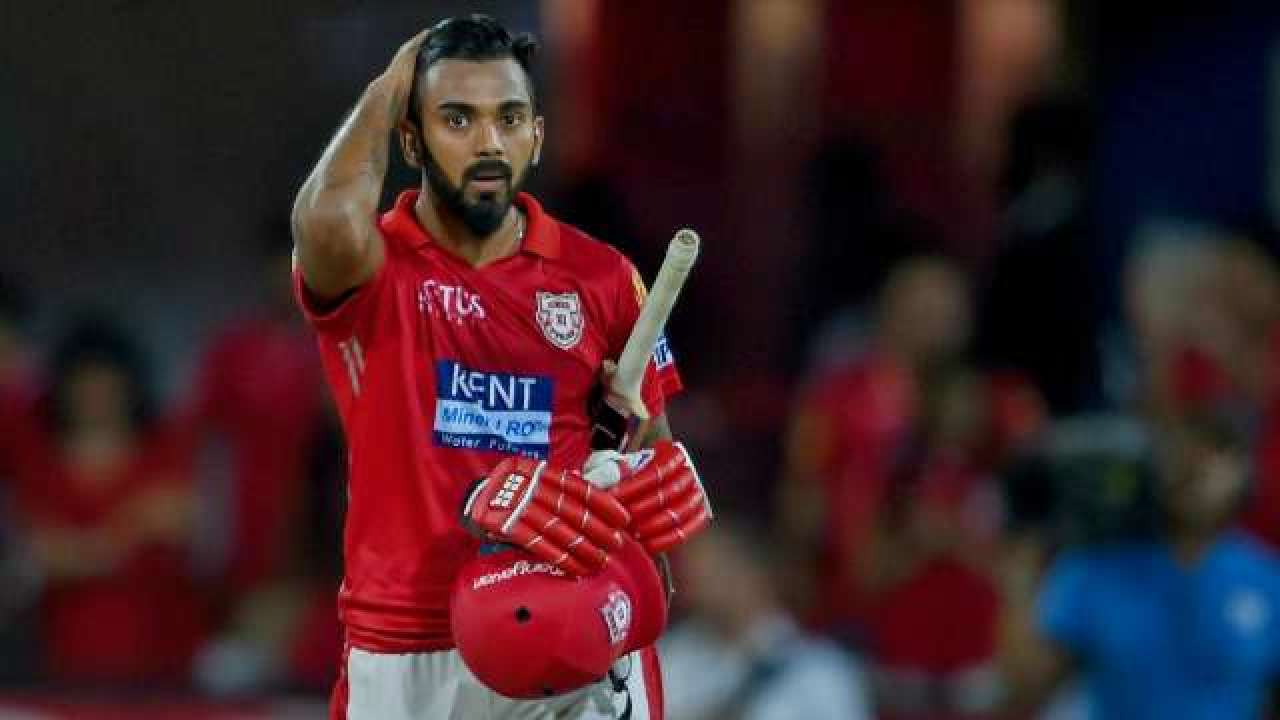
#> input picture Week 5/data/kl_rahul.jpg, 1280 x 720 px
$ jupyter execute 'Basic Image Processing.ipynb'
#> lines starting #> are read from the running program, lines starting #| are printed output that depends on the picture; after the words box and inside, x2 and y2 are one past the last pixel; in counts of white or black regions, pixels touching at a corner belong together
# Basic Image processing

[cell 1]
# loading libraries
import numpy as np
import cv2
import matplotlib.pyplot as plt

# setting size of the plot
plt.rcParams['figure.figsize'] = (12, 8)

[cell 2]
# loading the image
img = cv2.imread('data/kl_rahul.jpg')
#> img is the input picture: shape (720, 1280, 3); mean B, G, R 40.1, 34.5, 62.4

img_rgb = cv2.cvtColor(img,cv2.COLOR_BGR2RGB) # since it is read as BGR, converting to RGB
plt.imshow(img_rgb)
plt.title('THe Class - KL Rahul' )
plt.axis('off')

[cell 3]
def plot_2_images(image1,image2,label1,label2):
    fig,ax = plt.subplots(1,2)
    ax[0].imshow(image1)
    ax[1].imshow(image2)
    ax[0].axis('off')
    ax[1].axis('off')
    ax[0].set_title(label1)
    ax[1].set_title(label2)

[cell 4]
def shift_hsv_img(img,channel,change):
    temp = np.copy(img)
    if change > 0:
        temp[:,:,channel] = temp[:,:,channel] + temp[:,:,channel]*change
    else:
        temp[:,:,channel] =temp[:,:,channel] -  temp[:,:,channel]*np.abs(change)

    if channel == 0:
        temp = np.clip(temp,0,179)
    else:
        temp = np.clip(temp,0,255)

    return cv2.cvtColor(temp,cv2.COLOR_HSV2RGB)

# Brightness

[cell 5]
# for changing brightness, we will use HSV instead of RGB
img_hsv = cv2.cvtColor(img_rgb,cv2.COLOR_RGB2HSV)
#> img_hsv: shape (720, 1280, 3); mean H, S, V 97.5, 147.2, 71.6

# change the values of the third channel - Value.
bright_inc = shift_hsv_img(img_hsv,2,0.2) # increase by 20%
#> in shift_hsv_img, `temp[:,:,channel] = temp[:,:,channel] + temp[:,:,channel]*change`: temp: shape (720, 1280, 3); mean H, S, V 97.5, 147.2, 84.1
bright_dec = shift_hsv_img(img_hsv,2,-0.2) # decrease by 20%
#> call 2 of shift_hsv_img, with channel = 2, change = -0.2
#> in shift_hsv_img (call 2), `temp[:,:,channel] =temp[:,:,channel] -  temp[:,:,channel]*np.abs(change)`: temp: shape (720, 1280, 3); mean H, S, V 97.5, 147.2, 56.9
#> in shift_hsv_img (call 2), `return cv2.cvtColor(temp,cv2.COLOR_HSV2RGB)`:
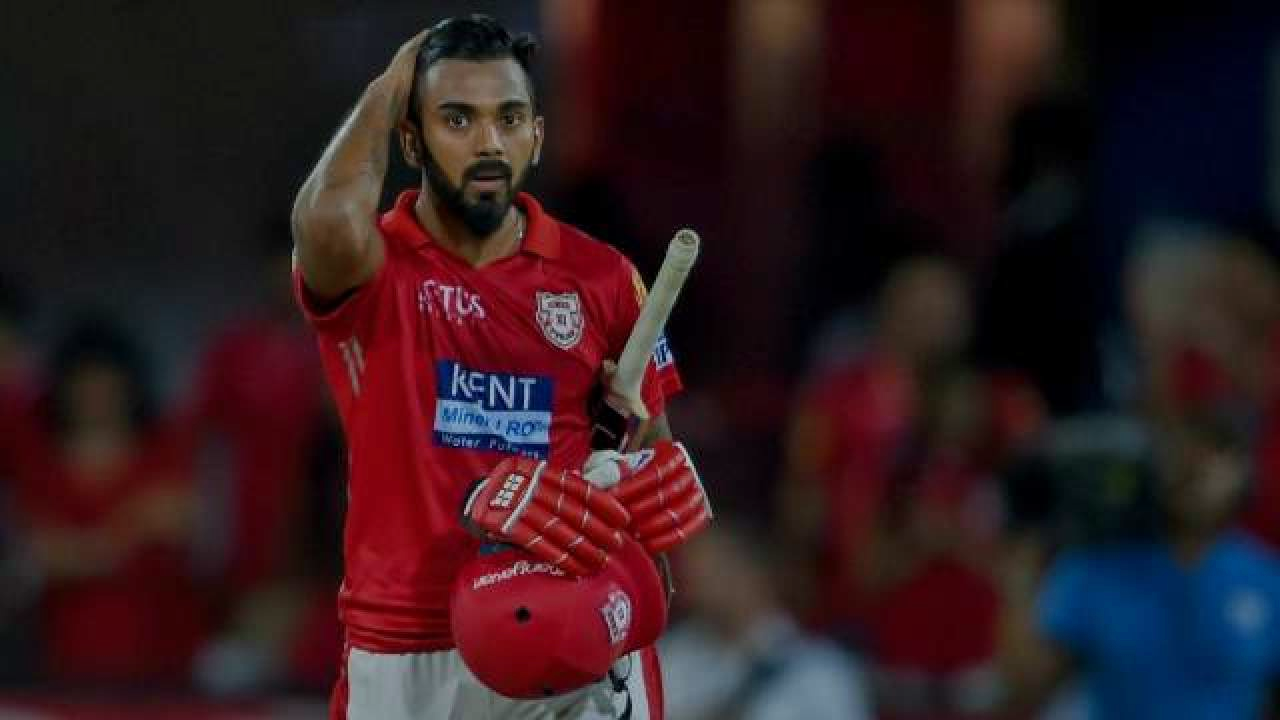
#> returned value: shape (720, 1280, 3); mean R, G, B 49.4, 27, 31.5

plot_2_images(bright_inc,bright_dec,'Increaed brightness','Dec brightness')
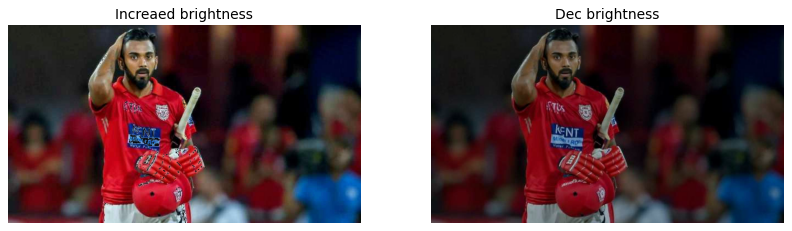
#> figure drawn by matplotlib, 2 panels

# Histogram equalization

[cell 6]
img_grey = cv2.cvtColor(img_rgb,cv2.COLOR_RGB2GRAY)
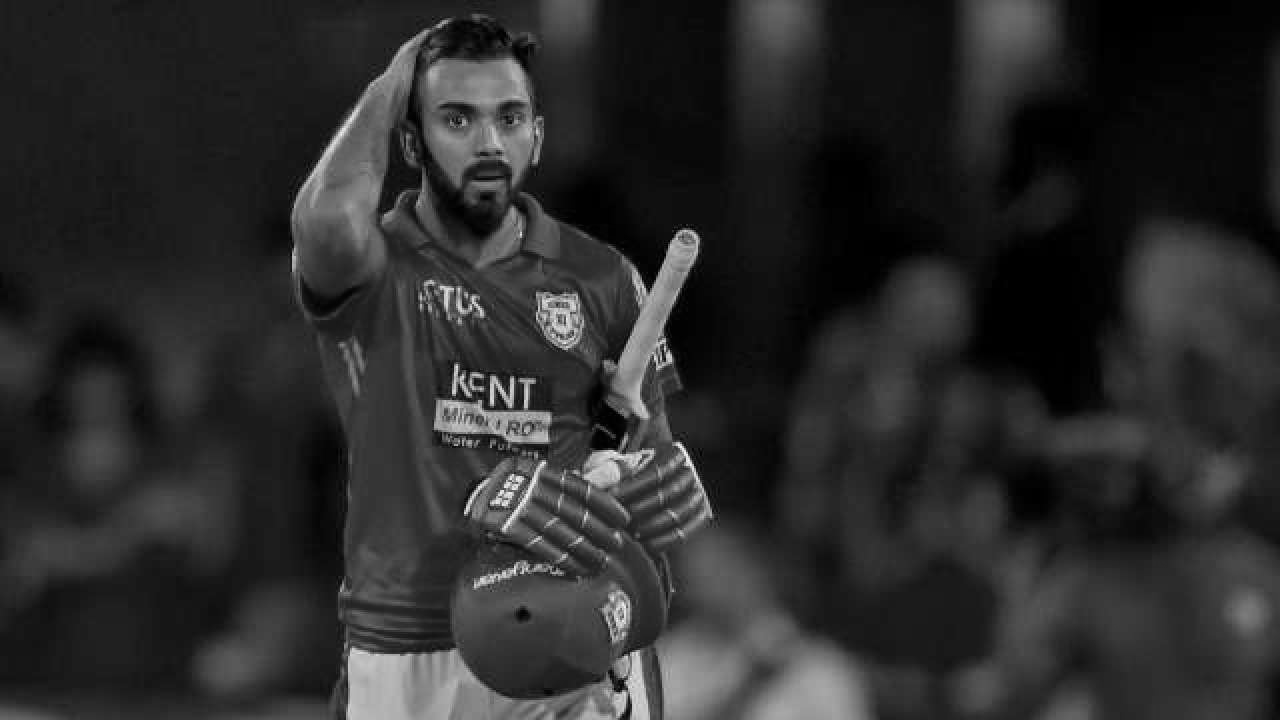
#> img_grey: shape (720, 1280); min 0, max 253, mean 43.4
hist_eq = cv2.equalizeHist(img_grey)
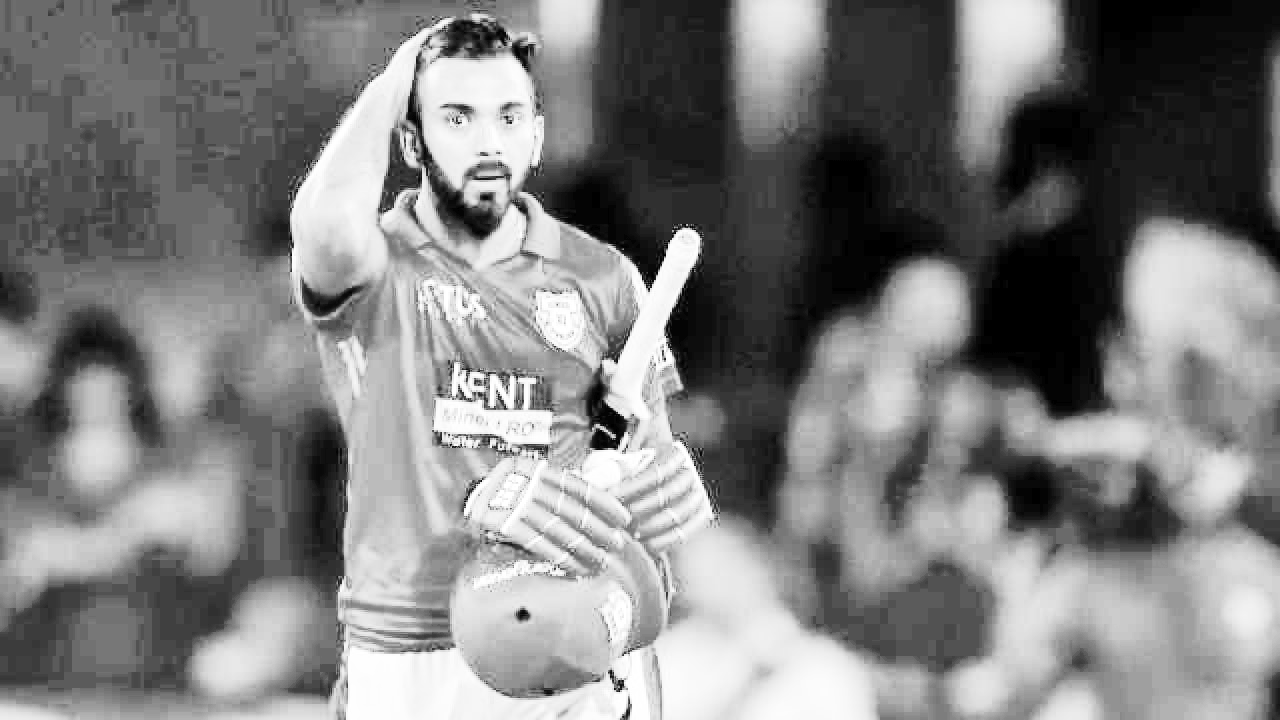
#> hist_eq: shape (720, 1280); min 0, max 255, mean 127.3

plt.imshow(hist_eq)
plt.axis('off')

# Image Blur

[cell 7]
blur = cv2.GaussianBlur(img_rgb,(101,101),0)

plot_2_images(img_rgb,blur,'Original','Blur')

# Edge Detection

[cell 8]
kernel_edge = np.array([[0,-4,0],
                       [-4, 16,-4],
                       [0,-4,0]])
sharpened = cv2.filter2D(img_grey, -1, kernel_edge)

plt.imshow(sharpened,cmap = 'gray')

using Canny

[cell 9]
edge_detection2 = cv2.Canny(img_rgb,150,200)
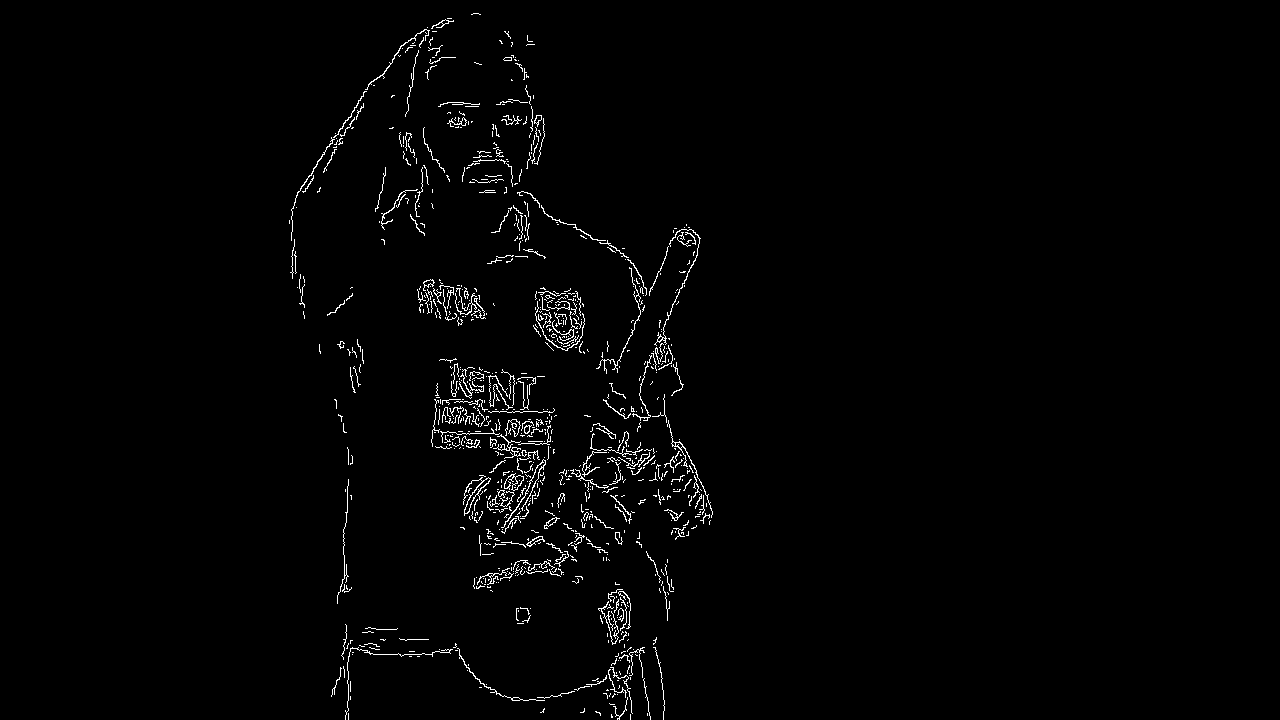
#> edge_detection2: shape (720, 1280); 1.5% white in thin lines or dots, all inside (x1, y1, x2, y2) = (289, 13, 713, 720)

plt.imshow(edge_detection2,cmap = 'gray')
